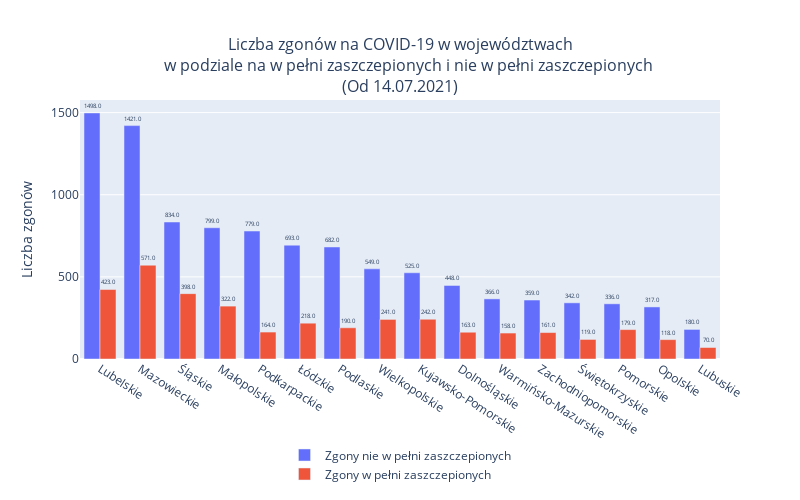

Write notebook code for a chart like this one.
### Code cell
fig = go.Figure(
    data=[
        go.Bar(
            name = 'Zgony nie w pełni zaszczepionych', 
            x=df['Województwo'], 
            y=df['Zgony nie w pełni zaszczepionych'], 
            offsetgroup=1,
            text = df['Zgony nie w pełni zaszczepionych']
            ),
        go.Bar(
            name = 'Zgony w pełni zaszczepionych', 
            x=df['Województwo'], 
            y=df['Zgony w pełni zaszczepionych'], 
            offsetgroup=2,
            text = df['Zgony w pełni zaszczepionych']
            )
    ]
)

fig.update_traces(
    texttemplate='%{text:2.1f}', 
    textposition='outside',
    )

fig.update_layout(
    barmode='group', 
    width=800, 
    height=500,
    title = "Liczba zgonów na COVID-19 w województwach<br>\
    w podziale na w pełni zaszczepionych i nie w pełni zaszczepionych<br>(Od 14.07.2021)",
    yaxis_title="Liczba zgonów",
    legend_title="",
    uniformtext_minsize=6, 
    uniformtext_mode='show',
    legend=dict(
        y=-0.5,
        xanchor="center",
        x=0.5
        ),
    title_xanchor='center',
    title_x = 0.5,
    title_font_size=16
    )
fig.update_xaxes(tickangle=33)
fig.show()
fig.write_image(os.sep.join([image_dir, 'zgony_szczep_proc_woj_4fala.jpg']), scale=4)

### Figure 1 — Plotly figure (JSON) as saved in the notebook; plotly's stock layout.template omitted (floating-point values rounded to 4 significant figures)
{"data": [{"name": "Zgony nie w pełni zaszczepionych", "offsetgroup": "1", "text": [1498, 1421, 834, 799, 779, 693, 682, 549, 525, 448, 366, 359, 342, 336, 317, 180], "textposition": "outside", "texttemplate": "%{text:2.1f}", "type": "bar", "x": ["Lubelskie", "Mazowieckie", "Śląskie", "Małopolskie", "Podkarpackie", "Łódzkie", "Podlaskie", "Wielkopolskie", "Kujawsko-Pomorskie", "Dolnośląskie", "Warmińsko-Mazurskie", "Zachodniopomorskie", "Świętokrzyskie", "Pomorskie", "Opolskie", "Lubuskie"], "y": [1498, 1421, 834, 799, 779, 693, 682, 549, 525, 448, 366, 359, 342, 336, 317, 180]}, {"name": "Zgony w pełni zaszczepionych", "offsetgroup": "2", "text": [423, 571, 398, 322, 164, 218, 190, 241, 242, 163, 158, 161, 119, 179, 118, 70], "textposition": "outside", "texttemplate": "%{text:2.1f}", "type": "bar", "x": ["Lubelskie", "Mazowieckie", "Śląskie", "Małopolskie", "Podkarpackie", "Łódzkie", "Podlaskie", "Wielkopolskie", "Kujawsko-Pomorskie", "Dolnośląskie", "Warmińsko-Mazurskie", "Zachodniopomorskie", "Świętokrzyskie", "Pomorskie", "Opolskie", "Lubuskie"], "y": [423, 571, 398, 322, 164, 218, 190, 241, 242, 163, 158, 161, 119, 179, 118, 70]}], "layout": {"barmode": "group", "height": 500, "legend": {"title": {"text": ""}, "x": 0.5, "xanchor": "center", "y": -0.5}, "title": {"font": {"size": 16}, "text": "Liczba zgonów na COVID-19 w województwach<br>    w podziale na w pełni zaszczepionych i nie w pełni zaszczepionych<br>(Od 14.07.2021)", "x": 0.5, "xanchor": "center"}, "uniformtext": {"minsize": 6, "mode": "show"}, "width": 800, "xaxis": {"tickangle": 33}, "yaxis": {"title": {"text": "Liczba zgonów"}}}}
